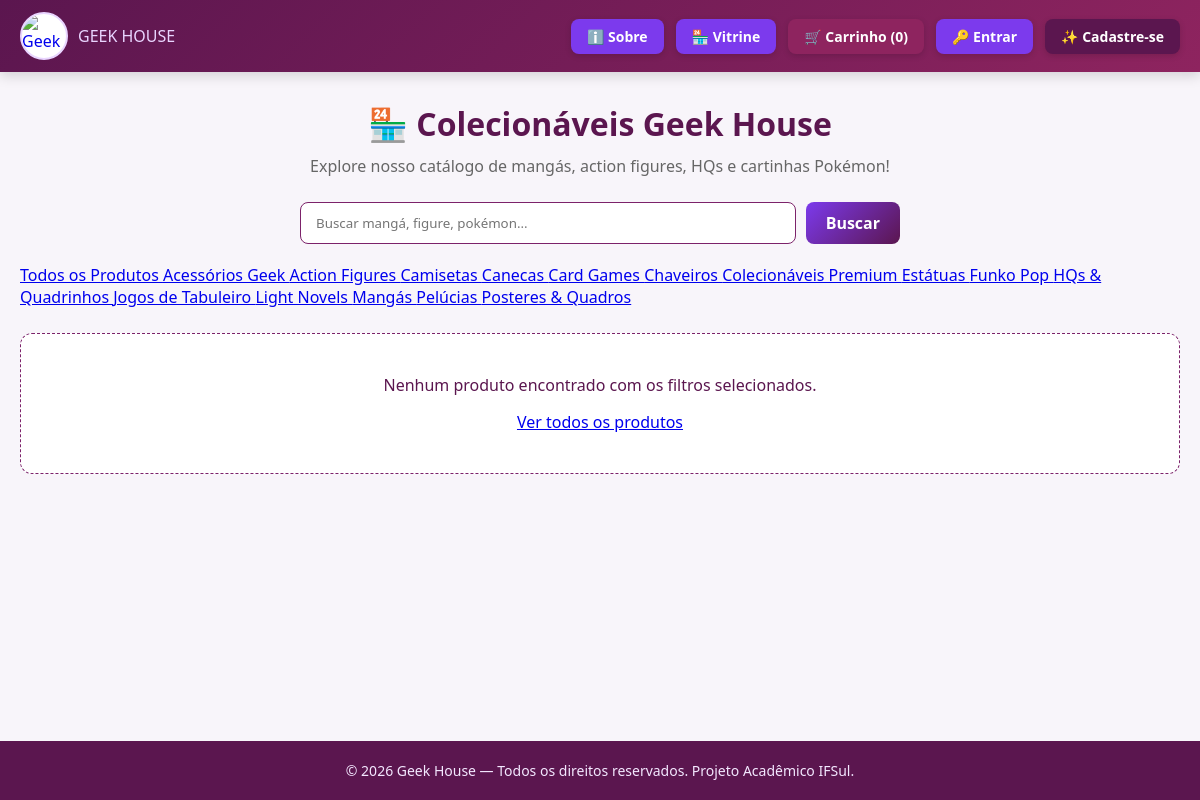
/produtos.php, run on the app's committed database.
### tables this page shows
CREATE TABLE categorias (
    id INT AUTO_INCREMENT PRIMARY KEY,
    nome VARCHAR(50) NOT NULL UNIQUE
);

### produtos.php (the view, shortened to what this page needs)
<?php
include "includes/header.php";
$categoria_filtro = (int) ($_GET['categoria'] ?? 0);
$busca            = trim($_GET['busca'] ?? '');
$sql = "SELECT p.*, c.nome AS categoria_nome
        FROM produtos p
        INNER JOIN categorias c ON p.categoria_id = c.id
        WHERE 1=1";
$sql .= " ORDER BY p.nome ASC";
$resultado = mysqli_query($conexao, $sql);
$categorias_query = mysqli_query($conexao, "SELECT * FROM categorias ORDER BY nome ASC");
?>
<h1 class="titulo-pagina" style="text-align: center; color: #5b164f; margin-bottom: 10px;">🏪 Colecionáveis Geek House</h1>
<p style="text-align: center; color: #666; margin-bottom: 25px;">Explore nosso catálogo de mangás, action figures, HQs e cartinhas Pokémon!</p>
<div class="card-filtro" style="margin-bottom: 20px;">
    <form method="GET" action="produtos.php" class="form-busca-inline" style="display: flex; gap: 10px; max-width: 600px; margin: 0 auto 20px auto;">
        <input type="text" name="busca" placeholder="Buscar mangá, figure, pokémon..." value="<?= htmlspecialchars($busca) ?>" style="flex: 1; padding: 10px 15px; border: 1px solid #7c226a; border-radius: 8px;">
        <button type="submit" class="btn-enviar" style="margin: 0; width: auto; padding: 10px 20px; background-color: #7c226a; color: white; border: none; border-radius: 8px; font-weight: bold; cursor: pointer;">Buscar</button>
    </form>
</div>
<div class="filter-bar">
    <a href="produtos.php<?= !empty($busca) ? '?busca=' . urlencode($busca) : '' ?>"
       class="filter-btn <?= $categoria_filtro === 0 ? 'active' : '' ?>">
        Todos os Produtos
    </a>
    <?php if ($categorias_query && mysqli_num_rows($categorias_query) > 0): ?>
        <?php while ($cat = mysqli_fetch_assoc($categorias_query)):
            $url_cat = "produtos.php?categoria=" . $cat['id'];
        ?>
            <a href="<?= $url_cat ?>"
               class="filter-btn <?= $categoria_filtro == $cat['id'] ? 'active' : '' ?>">
                <?= htmlspecialchars($cat['nome']) ?>
            </a>
        <?php endwhile; ?>
    <?php endif; ?>
</div>
<div class="products-grid">
    <?php if ($resultado && mysqli_num_rows($resultado) > 0): ?>
        <?php while ($prod = mysqli_fetch_assoc($resultado)): ?>
            <div class="product-card">
                <div class="product-thumb">
                    <img src="<?= htmlspecialchars($prod['imagem_url'] ?: 'https://via.placeholder.com/300x300?text=Geek+House') ?>" alt="<?= htmlspecialchars($prod['nome']) ?>">
                    <span class="product-category"><?= htmlspecialchars($prod['categoria_nome']) ?></span>
                </div>
                <div class="product-info">
                    <div>
                        <h3 class="product-title"><?= htmlspecialchars($prod['nome']) ?></h3>
                        <p class="product-brand"><?= htmlspecialchars($prod['editora_fabricante'] ?? 'Geek') ?> <?= !empty($prod['especificacao']) ? '• ' . htmlspecialchars($prod['especificacao']) : '' ?></p>
                    </div>
                    <div class="product-bottom">
                        <div class="product-price">R$ <?= number_format($prod['preco'], 2, ',', '.') ?></div>
                        <p class="product-stock">Estoque: <?= (int)$prod['quantidade_estoque'] ?> un.</p>
                        <div class="card-acoes" style="display: flex; gap: 8px; margin-top: 10px;">
                            <a href="detalhe.php?id=<?= $prod['id'] ?>" class="btn-detalhes" style="flex: 1; text-align: center; padding: 8px; background-color: #d8b4e8; color: #42104a; border-radius: 6px; text-decoration: none; font-size: 13px; font-weight: bold;">Detalhes</a>
                            <a href="carrinho.php?acao=add&id=<?= $prod['id'] ?>" class="btn-comprar" style="flex: 1.2; text-align: center; padding: 8px; background-color: #7c226a; color: white; border-radius: 6px; text-decoration: none; font-size: 13px; font-weight: bold;">+ Carrinho</a>
                        </div>
                    </div>
                </div>
            </div>
        <?php endwhile; ?>
    <?php else: ?>
        <div class="no-products" style="grid-column: 1 / -1; text-align: center; padding: 40px; background: white; border-radius: 12px; border: 1px dashed #7c226a; color: #5b164f;">
            <p>Nenhum produto encontrado com os filtros selecionados.</p>
            <a href="produtos.php" class="filter-btn active" style="margin-top: 15px; display: inline-block;">Ver todos os produtos</a>
        </div>
    <?php endif; ?>
</div>
<?php
include "includes/footer.php";
?>

### includes/header.php (shortened to what this page needs)
<?php
$total_itens_carrinho = 0;
?>
<!DOCTYPE html>
<html lang="pt-br">
<head>
    <link rel="stylesheet" href="/geek_house/css/estilo.css?v=<?= time() ?>">
</head>
<body>
<header class="top-header">
    <div class="header-container">
        <a href="/geek_house/sobre.php" class="logo" style="display: flex; align-items: center; gap: 10px; text-decoration: none;">
            <img src="/geek_house/img/logo.png"
                 onerror="this.onerror=null; this.src='/geek_house/img/geek_house_kuromi_logo.png';"
                 alt="Geek House Logo"
                 style="height: 48px; width: 48px; border-radius: 50%; object-fit: cover; border: 2px solid #e9d5ff; background: #fff;">
            <span>GEEK HOUSE</span>
        </a>
        <nav class="nav-menu">
            <a href="/geek_house/sobre.php" class="btn-nav">ℹ️ Sobre</a>
            <a href="/geek_house/index.php" class="btn-nav">🏪 Vitrine</a>
            <?php if (!isset($_SESSION['usuario']) || $_SESSION['usuario']['tipo'] !== 'admin'): ?>
                <a href="/geek_house/carrinho.php" class="btn-carrinho">
                    🛒 Carrinho <strong>(<?= $total_itens_carrinho ?>)</strong>
                </a>
            <?php endif; ?>
            <?php if (isset($_SESSION['usuario'])): ?>
                <a href="/geek_house/perfil.php" class="btn-nav">👤 Meu Perfil</a>
                <?php if ($_SESSION['usuario']['tipo'] === 'admin'): ?>
                    <a href="/geek_house/admin/index.php" class="btn-nav">⚙️ Painel Admin</a>
                <?php endif; ?>
                <span class="user-greeting">Olá, <strong><?= htmlspecialchars($_SESSION['usuario']['nome']) ?></strong>!</span>
                <a href="/geek_house/logout.php" class="btn-logout">🚪 Sair</a>
            <?php else: ?>
                <a href="/geek_house/login.php" class="btn-nav">🔑 Entrar</a>
                <a href="/geek_house/cadastrar.php" class="btn-nav" style="background-color: #5b164f !important;">✨ Cadastre-se</a>
            <?php endif; ?>
        </nav>
    </div>
</header>
<main class="main-content">

### includes/footer.php
</main>
<footer class="footer">
    <p>&copy; <?= date('Y') ?> Geek House — Todos os direitos reservados. Projeto Acadêmico IFSul.</p>
</footer>
</body>
</html>

### css/estilo.css (style rules this page uses)
* { box-sizing: border-box; margin: 0; padding: 0; font-family: 'Segoe UI', Tahoma, Geneva, Verdana, sans-serif; }
body { background-color: #f8f5fa; color: #333333; display: flex; flex-direction: column; min-height: 100vh; }
.main-content { max-width: 1200px; margin: 30px auto; padding: 0 20px; flex: 1; }
.top-header { background: linear-gradient(135deg, #5b164f, #8e245f); color: #ffffff; padding: 12px 0; box-shadow: 0 4px 12px rgba(0, 0, 0, 0.15); }
.header-container { max-width: 1200px; margin: 0 auto; padding: 0 20px; display: flex; justify-content: space-between; align-items: center; }
.logo span { color: #e9d5ff; }
.nav-menu { display: flex; align-items: center; gap: 12px; }
.nav-menu a:not(.btn-logout), .btn-nav { color: #ffffff !important; text-decoration: none; font-weight: 600; font-size: 14px; padding: 8px 16px; border-radius: 8px; background-color: #7c3aed !important; box-shadow: 0 2px 6px rgba(0, 0, 0, 0.15); transition: all 0.3s ease; display: inline-block; }
.nav-menu a.btn-carrinho { color: #ffffff !important; text-decoration: none; font-weight: 600; font-size: 14px; padding: 8px 16px; border-radius: 8px; background-color: #8e245f !important; box-shadow: 0 2px 6px rgba(0, 0, 0, 0.15); transition: all 0.3s ease; }
.btn-primary, .btn-enviar { display: inline-block; width: 100%; padding: 12px; background: linear-gradient(135deg, #7c3aed, #5b164f); color: #ffffff; border: none; border-radius: 8px; font-weight: bold; font-size: 16px; cursor: pointer; text-align: center; text-decoration: none; }
.products-grid { display: grid; grid-template-columns: auto auto auto; gap: 20px; margin-top: 25px; }
.footer { background-color: #5b164f; color: #f3e8ff; text-align: center; padding: 20px 0; margin-top: 40px; font-size: 14px; }

### data on the page
categorias: nome "Acessórios Geek"
categorias: nome "Action Figures"
categorias: nome "Camisetas"
categorias: nome "Canecas"
categorias: nome "Card Games"
categorias: nome "Chaveiros"
categorias: nome "Colecionáveis Premium"
categorias: nome "Estátuas"
categorias: nome "Funko Pop"
categorias: nome "HQs & Quadrinhos"
categorias: nome "Jogos de Tabuleiro"
categorias: nome "Light Novels"
categorias: nome "Mangás"
categorias: nome "Pelúcias"
categorias: nome "Posteres & Quadros"

### other printed values
$total_itens_carrinho "0"
